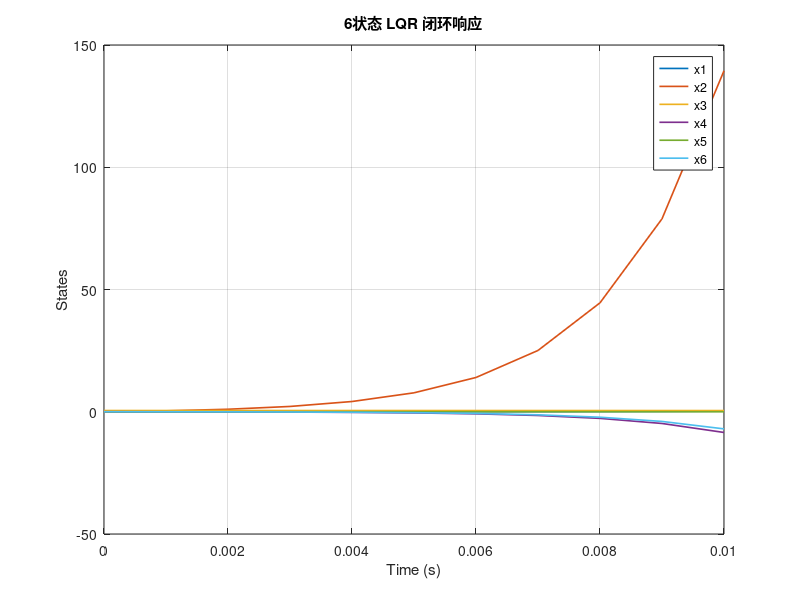

Reproduce this figure in MATLAB.
clear
clc

A = [
     0        1.0000        0        0         0         0;
    22.1696   0             0        0   -31.4390        0;
     0        0             0    1.0000        0         0;
     3.7908   0             0        0    -0.8257        0;
     0        0             0        0         0    1.0000;
     0.9829   0             0        0    22.8563        0
];

B = [
     0           0;
  -179.1558   58.7660;
     0           0;
    13.3032   -3.4776;
     0           0;
    -2.6173   -3.3983
];

rank(ctrb(A, B))


K = [
     2.4109    0.4581    0.4257    0.7959   13.5000    1.6466;
   -41.4622   -9.3988   -8.0934  -14.7478   39.9666    1.2505
];


Acl = A - B*K;
sys_cl = ss(Acl, B, eye(6), 0);

x0 = [0.0; 0.0; 0.5; 0.0; 0.0; 0];   % 举例：小角度扰动
t = 0:0.001:0.01;

[y, t, x] = initial(sys_cl, x0, t);

figure;
plot(t, x, 'LineWidth',1.2);
grid on;
legend('x1','x2','x3','x4','x5','x6');
xlabel('Time (s)');
ylabel('States');
title('6状态 LQR 闭环响应');
